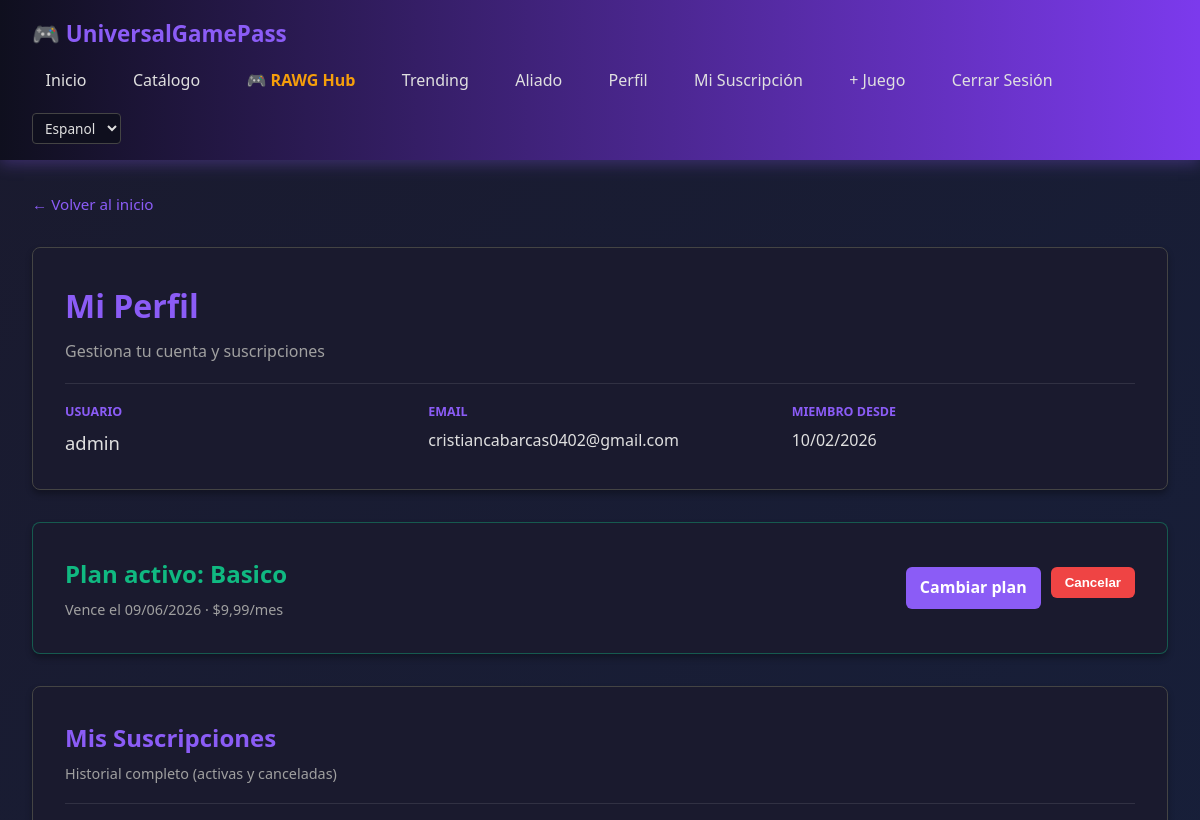
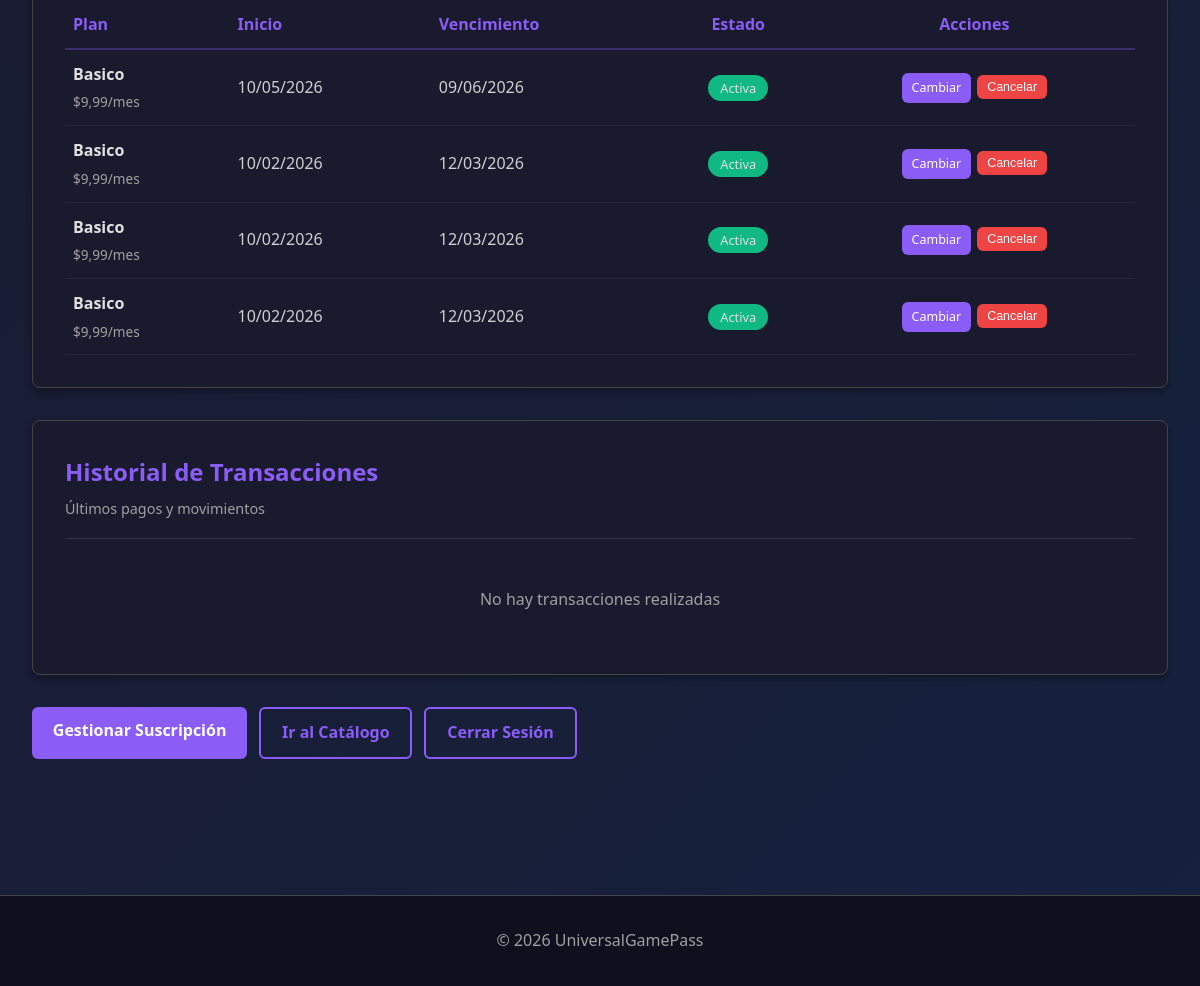
/accounts/profile/ (signed in), run on the app's committed database (2 pictures, top to bottom).
### core/models.py (models this page shows, shortened)
class Suscripcion(models.Model):
    user = models.ForeignKey(settings.AUTH_USER_MODEL, on_delete=models.CASCADE, related_name='suscripciones')
    plan = models.ForeignKey(Plan, on_delete=models.PROTECT, related_name='suscripciones_activas')
    inicio = models.DateTimeField()
    fin = models.DateTimeField()
    activa = models.BooleanField(default=True)
    renovacion_automatica = models.BooleanField(default=True)
    class Meta:
        ordering = ['-inicio']

class Plan(models.Model):
    nombre = models.CharField(max_length=100)
    duracion_dias = models.PositiveIntegerField()
    precio_mensual = models.DecimalField(max_digits=10, decimal_places=2, default=9.99)
    descripcion = models.TextField(blank=True)
    activo = models.BooleanField(default=True)
    creado_en = models.DateTimeField(null=True, blank=True)

### core/views/web_views.py (the view)
# urls.py: path("accounts/profile/", ProfileView.as_view(), name="profile"),
class ProfileView(LoginRequiredMixin, View):
    def get(self, request):
        suscripciones = Suscripcion.objects.filter(user=request.user)
        transacciones = Transaccion.objects.filter(user=request.user)[:10]
        suscripcion_activa = obtener_suscripcion_activa(request.user)
        return render(request, "core/profile.html", {
            "user": request.user,
            "suscripciones": suscripciones,
            "transacciones": transacciones,
            "suscripcion_activa": suscripcion_activa,
        })

### core/services.py (called while the page is built)
def obtener_suscripcion_activa(user):
    if not user.is_authenticated:
        return None
    ahora = timezone.now()
    return (
        Suscripcion.objects.filter(
            user=user,
            activa=True,
            inicio__lte=ahora,
            fin__gte=ahora,
        )
        .select_related("plan")
        .order_by("-fin")
        .first()
    )

### core/templates/core/profile.html (shortened to what this page needs)
{% extends 'core/base.html' %}
{% block content %}
<div class="container">
  <div style="margin-bottom: 30px;">
    <a href="{% url 'home' %}" style="color: #8b5cf6; text-decoration: none; font-size: 0.95rem;">← Volver al inicio</a>
  </div>
  <div class="card">
    <div style="border-bottom: 1px solid rgba(255,255,255,0.1); padding-bottom: 18px; margin-bottom: 18px;">
      <h1 style="margin: 0 0 8px; color: #8b5cf6;">Mi Perfil</h1>
      <p style="color: #a0a0a0; margin: 0;">Gestiona tu cuenta y suscripciones</p>
    </div>
    <div style="display: grid; grid-template-columns: repeat(auto-fit, minmax(180px, 1fr)); gap: 20px;">
      <div>
        <p style="color: #8b5cf6; font-weight: 600; margin: 0 0 6px; font-size: 0.78rem; text-transform: uppercase;">Usuario</p>
        <p style="margin: 0; font-size: 1.15rem;">{{ user.username }}</p>
      </div>
      <div>
        <p style="color: #8b5cf6; font-weight: 600; margin: 0 0 6px; font-size: 0.78rem; text-transform: uppercase;">Email</p>
        <p style="margin: 0;">{{ user.email|default:'No disponible' }}</p>
      </div>
      <div>
        <p style="color: #8b5cf6; font-weight: 600; margin: 0 0 6px; font-size: 0.78rem; text-transform: uppercase;">Miembro desde</p>
        <p style="margin: 0;">{{ user.date_joined|date:'d/m/Y' }}</p>
      </div>
    </div>
  </div>
  {% if suscripcion_activa %}
    <div class="card" style="border: 1px solid rgba(16, 185, 129, 0.4);">
      <div style="display: flex; justify-content: space-between; align-items: center; flex-wrap: wrap; gap: 15px;">
        <div>
          <h2 style="margin: 0 0 4px; color: #10b981;">Plan activo: {{ suscripcion_activa.plan.nombre }}</h2>
          <p style="margin: 0; color: #a0a0a0; font-size: 0.9rem;">Vence el {{ suscripcion_activa.fin|date:'d/m/Y' }} · ${{ suscripcion_activa.plan.precio_mensual }}/mes</p>
        </div>
        <div style="display: flex; gap: 10px; flex-wrap: wrap;">
          <a href="{% url 'suscripcion_form' %}" class="btn btn-primary" style="padding: 8px 14px;">Cambiar plan</a>
          <form method="post" action="{% url 'cancelar_suscripcion' %}" onsubmit="return confirm('¿Seguro que quieres cancelar tu suscripción?');" style="margin: 0;">
            <button type="submit" class="btn" style="padding: 8px 14px; background: #ef4444; color: white;">Cancelar</button>
          </form>
        </div>
      </div>
    </div>
  {% endif %}
  <div class="card">
    <div style="border-bottom: 1px solid rgba(255,255,255,0.1); padding-bottom: 18px; margin-bottom: 18px;">
      <h2 style="margin: 0; color: #8b5cf6;">Mis Suscripciones</h2>
      <p style="color: #a0a0a0; margin: 5px 0 0; font-size: 0.9rem;">Historial completo (activas y canceladas)</p>
    </div>
    {% if suscripciones %}
      <div style="overflow-x: auto;">
        <table style="width: 100%; border-collapse: collapse;">
          <thead>
            <tr style="border-bottom: 2px solid rgba(139, 92, 246, 0.3);">
              <th style="text-align: left; padding: 10px 8px; color: #8b5cf6;">Plan</th>
              <th style="text-align: left; padding: 10px 8px; color: #8b5cf6;">Inicio</th>
              <th style="text-align: left; padding: 10px 8px; color: #8b5cf6;">Vencimiento</th>
              <th style="text-align: center; padding: 10px 8px; color: #8b5cf6;">Estado</th>
              <th style="text-align: center; padding: 10px 8px; color: #8b5cf6;">Acciones</th>
            </tr>
          </thead>
          <tbody>
            {% for suscripcion in suscripciones %}
              <tr style="border-bottom: 1px solid rgba(255,255,255,0.05);">
                <td style="padding: 12px 8px;">
                  <strong>{{ suscripcion.plan.nombre }}</strong>
                  <p style="margin: 4px 0 0; font-size: 0.85rem; color: #a0a0a0;">${{ suscripcion.plan.precio_mensual }}/mes</p>
                </td>
                <td style="padding: 12px 8px; color: #d0d0d0;">{{ suscripcion.inicio|date:'d/m/Y' }}</td>
                <td style="padding: 12px 8px; color: #d0d0d0;">{{ suscripcion.fin|date:'d/m/Y' }}</td>
                <td style="padding: 12px 8px; text-align: center;">
                  {% if suscripcion.activa %}
                    <span style="background: #10b981; padding: 4px 12px; border-radius: 20px; font-size: 0.8rem;">Activa</span>
                  {% else %}
                    <span style="background: #ef4444; padding: 4px 12px; border-radius: 20px; font-size: 0.8rem;">Cancelada</span>
                  {% endif %}
                </td>
                <td style="padding: 12px 8px; text-align: center;">
                  {% if suscripcion.activa %}
                    <div style="display: flex; gap: 6px; justify-content: center; flex-wrap: wrap;">
                      <a href="{% url 'suscripcion_form' %}" style="background: #8b5cf6; color: white; padding: 5px 10px; border-radius: 6px; font-size: 0.78rem; text-decoration: none;">Cambiar</a>
                      <form method="post" action="{% url 'cancelar_suscripcion' %}" onsubmit="return confirm('¿Cancelar esta suscripción?');" style="margin: 0;">
                        <button type="submit" style="background: #ef4444; color: white; padding: 5px 10px; border-radius: 6px; font-size: 0.78rem; border: none; cursor: pointer;">Cancelar</button>
                      </form>
                    </div>
                  {% else %}
                    <span style="color: #6b7280; font-size: 0.85rem;">—</span>
                  {% endif %}
                </td>
              </tr>
            {% endfor %}
          </tbody>
        </table>
      </div>
    {% else %}
      <div class="alert alert-warning">
        <strong>Sin suscripciones</strong> — No tienes suscripciones activas.
        <a href="{% url 'suscripcion_form' %}" style="color: #8b5cf6; font-weight: 600;">Crear una ahora →</a>
      </div>
    {% endif %}
  </div>
  <div class="card">
    <div style="border-bottom: 1px solid rgba(255,255,255,0.1); padding-bottom: 18px; margin-bottom: 18px;">
      <h2 style="margin: 0; color: #8b5cf6;">Historial de Transacciones</h2>
      <p style="color: #a0a0a0; margin: 5px 0 0; font-size: 0.9rem;">Últimos pagos y movimientos</p>
    </div>
    {% if transacciones %}
      <div style="overflow-x: auto;">
        <table style="width: 100%; border-collapse: collapse;">
          <thead>
            <tr style="border-bottom: 2px solid rgba(139, 92, 246, 0.3);">
              <th style="text-align: left; padding: 10px 8px; color: #8b5cf6;">Tipo</th>
              <th style="text-align: left; padding: 10px 8px; color: #8b5cf6;">Monto</th>
              <th style="text-align: left; padding: 10px 8px; color: #8b5cf6;">Fecha</th>
              <th style="text-align: center; padding: 10px 8px; color: #8b5cf6;">Estado</th>
            </tr>
          </thead>
          <tbody>
            {% for transaccion in transacciones %}
              <tr style="border-bottom: 1px solid rgba(255,255,255,0.05);">
                <td style="padding: 12px 8px; color: #d0d0d0;">{{ transaccion.get_tipo_display }}</td>
                <td style="padding: 12px 8px;"><strong>${{ transaccion.monto }}</strong></td>
                <td style="padding: 12px 8px; color: #a0a0a0;">{{ transaccion.fecha_creacion|date:'d/m/Y H:i' }}</td>
                <td style="padding: 12px 8px; text-align: center;">
                  {% if transaccion.estado == 'completada' %}
                    <span style="background: #10b981; padding: 4px 12px; border-radius: 20px; font-size: 0.8rem;">✓ Completada</span>
                  {% elif transaccion.estado == 'pendiente' %}
                    <span style="background: #f59e0b; padding: 4px 12px; border-radius: 20px; font-size: 0.8rem;">⏳ Pendiente</span>
                  {% else %}
                    <span style="background: #ef4444; padding: 4px 12px; border-radius: 20px; font-size: 0.8rem;">{{ transaccion.estado|capfirst }}</span>
                  {% endif %}
                </td>
              </tr>
            {% endfor %}
          </tbody>
        </table>
      </div>
    {% else %}
      <p style="color: #a0a0a0; text-align: center; padding: 30px 0;">No hay transacciones realizadas</p>
    {% endif %}
  </div>
  <div style="display: flex; gap: 12px; flex-wrap: wrap; margin-bottom: 40px;">
    <a href="{% url 'suscripcion_form' %}" class="btn btn-primary">Gestionar Suscripción</a>
    <a href="{% url 'catalogo_juegos' %}" class="btn btn-secondary">Ir al Catálogo</a>
    <a href="{% url 'logout' %}" class="btn btn-secondary">Cerrar Sesión</a>
  </div>
</div>
{% endblock %}

### core/templates/core/base.html (style rules this page uses)
* { margin: 0; padding: 0; box-sizing: border-box; }
body { font-family: 'Segoe UI', Tahoma, Geneva, Verdana, sans-serif; background: linear-gradient(135deg, #1a1a2e 0%, #16213e 100%); color: #e0e0e0; line-height: 1.6; min-height: 100vh; }
:root { --primary: #8b5cf6; --primary-dark: #7c3aed; --dark-bg: #0f0f1e; --card-bg: #1a1a2e; --text-light: #e0e0e0; --text-muted: #a0a0a0; --border: #444; --success: #10b981; --error: #ef4444; --warning: #f59e0b; }
.btn { padding: 0.7rem 1.3rem; border: none; border-radius: 6px; cursor: pointer; font-weight: 600; transition: all 0.3s ease; text-decoration: none; display: inline-block; }
.btn-primary { background: var(--primary); color: white; }
.btn-secondary { background: transparent; color: var(--primary); border: 2px solid var(--primary); }
.container { max-width: 1200px; margin: 0 auto; padding: 2rem; }
.card { background: var(--card-bg); border: 1px solid var(--border); border-radius: 8px; padding: 2rem; margin-bottom: 2rem; box-shadow: 0 4px 6px rgba(0, 0, 0, 0.3); transition: transform 0.3s ease, box-shadow 0.3s ease; }
.card h2 { color: var(--primary); margin-bottom: 1rem; font-size: 1.5rem; }

### data on the page
Suscripcion: plan.nombre "Basico", fin "09/06/2026", plan.precio_mensual "9,99", inicio "10/05/2026", activa "Activa"
Suscripcion: plan.nombre "Basico", plan.precio_mensual "9,99", inicio "10/02/2026", fin "12/03/2026", activa "Activa"
Suscripcion: plan.nombre "Basico", plan.precio_mensual "9,99", inicio "10/02/2026", fin "12/03/2026", activa "Activa"
Suscripcion: plan.nombre "Basico", plan.precio_mensual "9,99", inicio "10/02/2026", fin "12/03/2026", activa "Activa"

### other printed values
{{ user.username }} "admin"
{{ user.email|default:'No disponible' }} "cristiancabarcas0402@gmail.com"
{{ user.date_joined|date:'d/m/Y' }} "10/02/2026"
form field language "Espanol"
